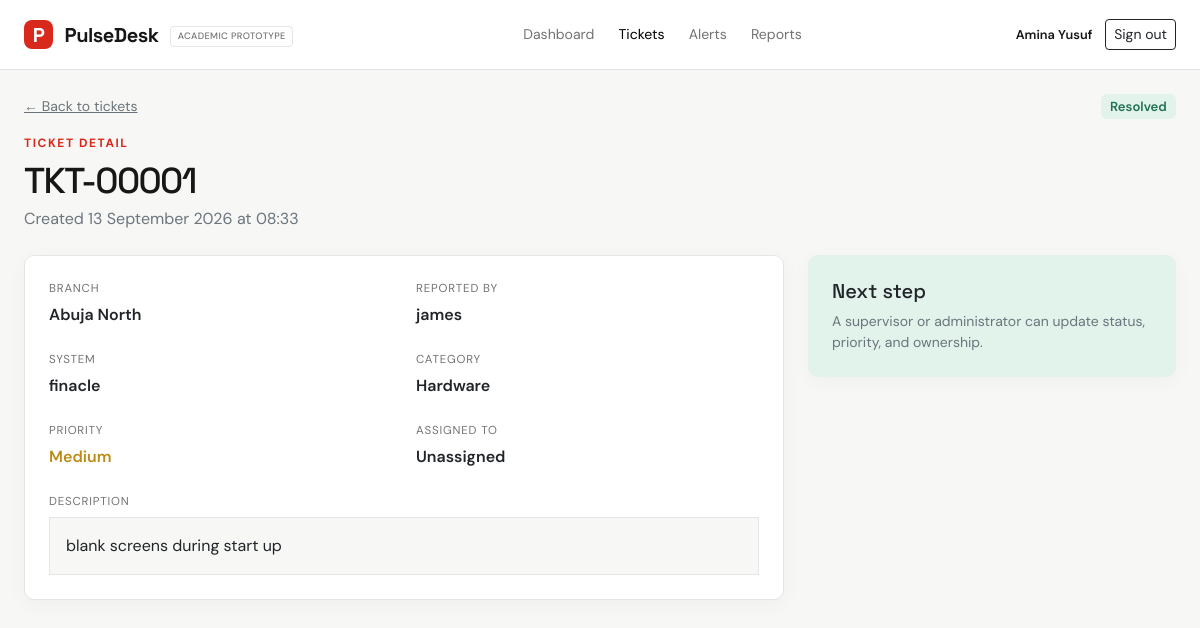
Page /tickets/1 (signed in) on the committed database.
### app.py (models this page shows)
class User(db.Model):
    id = db.Column(db.Integer, primary_key=True)
    name = db.Column(db.String(120), nullable=False)
    email = db.Column(db.String(160), unique=True, nullable=False)
    password = db.Column(db.String(255), nullable=False)
    role = db.Column(db.String(40), nullable=False, default="IT Support Officer")

class Ticket(db.Model):
    id = db.Column(db.Integer, primary_key=True)
    ticket_number = db.Column(db.String(30), unique=True, nullable=False)
    branch_id = db.Column(db.Integer, db.ForeignKey("branch.id"), nullable=False)
    reported_by = db.Column(db.String(120), nullable=False)
    category = db.Column(db.String(80), nullable=False)
    system = db.Column(db.String(100), nullable=False)
    description = db.Column(db.Text, nullable=False)
    priority = db.Column(db.String(20), nullable=False, default="Medium")
    status = db.Column(db.String(30), nullable=False, default="Open")
    assigned_to = db.Column(db.String(120))
    created_at = db.Column(db.DateTime, nullable=False, default=datetime.utcnow)
    resolved_at = db.Column(db.DateTime)

class Branch(db.Model):
    id = db.Column(db.Integer, primary_key=True)
    branch_name = db.Column(db.String(120), nullable=False)
    location = db.Column(db.String(120), nullable=False)
    tickets = db.relationship("Ticket", backref="branch", lazy=True)

### app.py (the view)
@app.route("/tickets/<int:ticket_id>")
@login_required
def ticket_detail(ticket_id):
    return render_template("ticket_detail.html", ticket=db.get_or_404(Ticket, ticket_id))

### app.py (called while the page is built)
def current_user():
    user_id = session.get("user_id")
    return db.session.get(User, user_id) if user_id else None

@app.context_processor
def inject_user():
    return {"current_user": current_user()}

def login_required(view):
    @wraps(view)
    def wrapped(*args, **kwargs):
        if not session.get("user_id"):
            return redirect(url_for("login", next=request.path))
        return view(*args, **kwargs)
    return wrapped

### templates/ticket_detail.html (shortened to what this page needs)
{% extends 'base.html' %}
{% block content %}<div class="d-flex justify-content-between align-items-start mb-4"><div><a class="small text-secondary" href="{{ url_for('tickets') }}">← Back to tickets</a><div class="eyebrow mt-3 mb-2">Ticket detail</div><h1 class="page-title mb-1">{{ ticket.ticket_number }}</h1><p class="text-secondary mb-0">Created {{ ticket.created_at.strftime('%d %B %Y at %H:%M') }}</p></div><span class="badge status-{{ ticket.status|lower|replace(' ', '-') }} detail-status">{{ ticket.status }}</span></div><div class="row g-4"><div class="col-lg-8"><div class="card bg-white p-4"><div class="row g-4"><div class="col-sm-6"><div class="detail-label">Branch</div><div class="detail-value">{{ ticket.branch.branch_name }}</div></div><div class="col-sm-6"><div class="detail-label">Reported by</div><div class="detail-value">{{ ticket.reported_by }}</div></div><div class="col-sm-6"><div class="detail-label">System</div><div class="detail-value">{{ ticket.system }}</div></div><div class="col-sm-6"><div class="detail-label">Category</div><div class="detail-value">{{ ticket.category }}</div></div><div class="col-sm-6"><div class="detail-label">Priority</div><div class="detail-value priority-{{ ticket.priority|lower }}">{{ ticket.priority }}</div></div><div class="col-sm-6"><div class="detail-label">Assigned to</div><div class="detail-value">{{ ticket.assigned_to or 'Unassigned' }}</div></div><div class="col-12"><div class="detail-label">Description</div><div class="description-box">{{ ticket.description }}</div></div></div></div></div><div class="col-lg-4">{% if current_user.role in ['IT Supervisor', 'Administrator'] %}<div class="card bg-white p-4"><h2 class="h5 mb-3">Manage ticket</h2><form method="post" action="{{ url_for('update_ticket', ticket_id=ticket.id) }}"><label class="form-label">Status</label><select class="form-select mb-3" name="status">{% for value in ['Open','Assigned','In Progress','Resolved'] %}<option {{ 'selected' if ticket.status == value }}>{{ value }}</option>{% endfor %}</select><label class="form-label">Priority</label><select class="form-select mb-3" name="priority">{% for value in ['High','Medium','Low'] %}<option {{ 'selected' if ticket.priority == value }}>{{ value }}</option>{% endfor %}</select><label class="form-label">Owner</label><input class="form-control mb-3" name="assigned_to" value="{{ ticket.assigned_to or '' }}"><button class="btn btn-dark w-100">Save changes</button></form></div>{% else %}<div class="card mint-panel p-4"><h2 class="h5">Next step</h2><p class="small text-secondary mb-0">A supervisor or administrator can update status, priority, and ownership.</p></div>{% endif %}</div></div>{% endblock %}

### templates/base.html (shortened to what this page needs)
<!doctype html>
<html lang="en">
<head>
  <link href="https://cdn.jsdelivr.net/npm/bootstrap@5.3.3/dist/css/bootstrap.min.css" rel="stylesheet">
  <link rel="stylesheet" href="{{ url_for('static', filename='style.css') }}">
</head>
<body>
  <nav class="navbar navbar-expand-lg border-bottom">
    <div class="container-fluid px-4">
      <a class="navbar-brand" href="{{ url_for('dashboard') }}"><span class="brand-mark">P</span> PulseDesk <span class="prototype-tag">Academic prototype</span></a>
      {% if current_user %}
      <div class="collapse navbar-collapse" id="main-nav">
        <div class="navbar-nav mx-auto gap-lg-2">
          <a class="nav-link {{ 'active' if request.endpoint == 'dashboard' }}" href="{{ url_for('dashboard') }}">Dashboard</a>
          <a class="nav-link {{ 'active' if request.endpoint in ['tickets', 'new_ticket', 'ticket_detail'] }}" href="{{ url_for('tickets') }}">Tickets</a>
          <a class="nav-link {{ 'active' if request.endpoint in ['alerts', 'alert_detail'] }}" href="{{ url_for('alerts') }}">Alerts</a>
          <a class="nav-link {{ 'active' if request.endpoint in ['reports', 'report_csv'] }}" href="{{ url_for('reports') }}">Reports</a>
        </div>
        <div class="account-menu"><span class="account-name">{{ current_user.name }}</span><form method="post" action="{{ url_for('logout') }}"><button class="btn btn-outline-dark btn-sm">Sign out</button></form></div>
      </div>
      {% endif %}
    </div>
  </nav>
  <main class="container-fluid px-4 py-4">
    {% block content %}{% endblock %}
  </main>
</body>
</html>

### static/style.css (style rules this page uses)
:root { --ink: #171717; --muted: #737373; --line: #e5e5e5; --mint: #e1f3ea; --cream: #f7f7f5; --coral: #d9281c; --warm: #fff4ef; }
body { background: var(--cream); color: var(--ink); font-family: 'DM Sans', sans-serif; }
.navbar { background: #fff; min-height: 70px; }
.navbar-brand, h1, h2, h3, h4 { font-family: 'Space Grotesk', sans-serif; }
.navbar-brand { font-weight: 700; color: var(--ink); letter-spacing: -.5px; }
.brand-mark { display: inline-grid; place-items: center; width: 29px; height: 29px; margin-right: 7px; border-radius: 8px; background: var(--coral); color: white; }
.prototype-tag { display: inline-block; margin-left: 7px; padding: .18rem .42rem; border: 1px solid var(--line); border-radius: 4px; color: var(--muted); font-family: 'DM Sans'; font-size: .58rem; font-weight: 500; letter-spacing: .04em; text-transform: uppercase; vertical-align: middle; }
.nav-link { color: var(--muted); font-size: .88rem; }
.nav-link.active, .nav-link:hover { color: var(--coral); }
.eyebrow { color: var(--coral); font-size: .75rem; font-weight: 700; letter-spacing: .13em; text-transform: uppercase; }
.page-title { font-size: clamp(1.8rem, 3vw, 2.65rem); letter-spacing: -1.6px; }
.card { border: 1px solid var(--line); border-radius: 10px; box-shadow: 0 5px 20px rgba(24,33,38,.035); }
.badge { font-weight: 600; padding: .45em .7em; }
.status-resolved { background: var(--mint); color: #217153; }
.priority-medium { color: #bd8b17; }
.account-menu { display: flex; align-items: center; gap: .8rem; }
.account-name { font-size: .8rem; font-weight: 600; }
.detail-status { font-size: .82rem; }
.detail-label { color: var(--muted); font-size: .72rem; letter-spacing: .07em; text-transform: uppercase; }
.detail-value { font-weight: 600; margin-top: .35rem; }
.description-box { background: var(--cream); border: 1px solid var(--line); margin-top: .45rem; padding: 1rem; white-space: pre-wrap; }
.mint-panel { background: var(--mint); border: 0; }

### rows in the picture
User: name "Amina Yusuf"
Ticket: ticket_number "TKT-00001", created_at "13 September 2026 at 08:33", status "Resolved", reported_by "james", system "finacle", category "Hardware", priority "Medium", assigned_to "Unassigned", description "blank screens during start up"
Branch: branch.branch_name "Abuja North"
